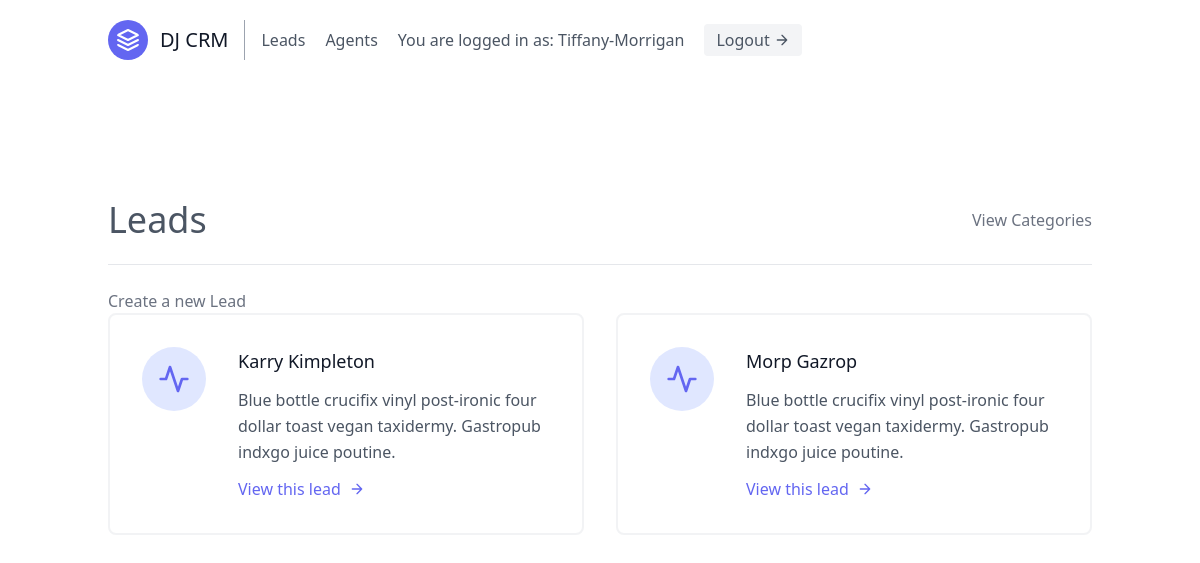
The app's page /leads/ (signed in), older data.
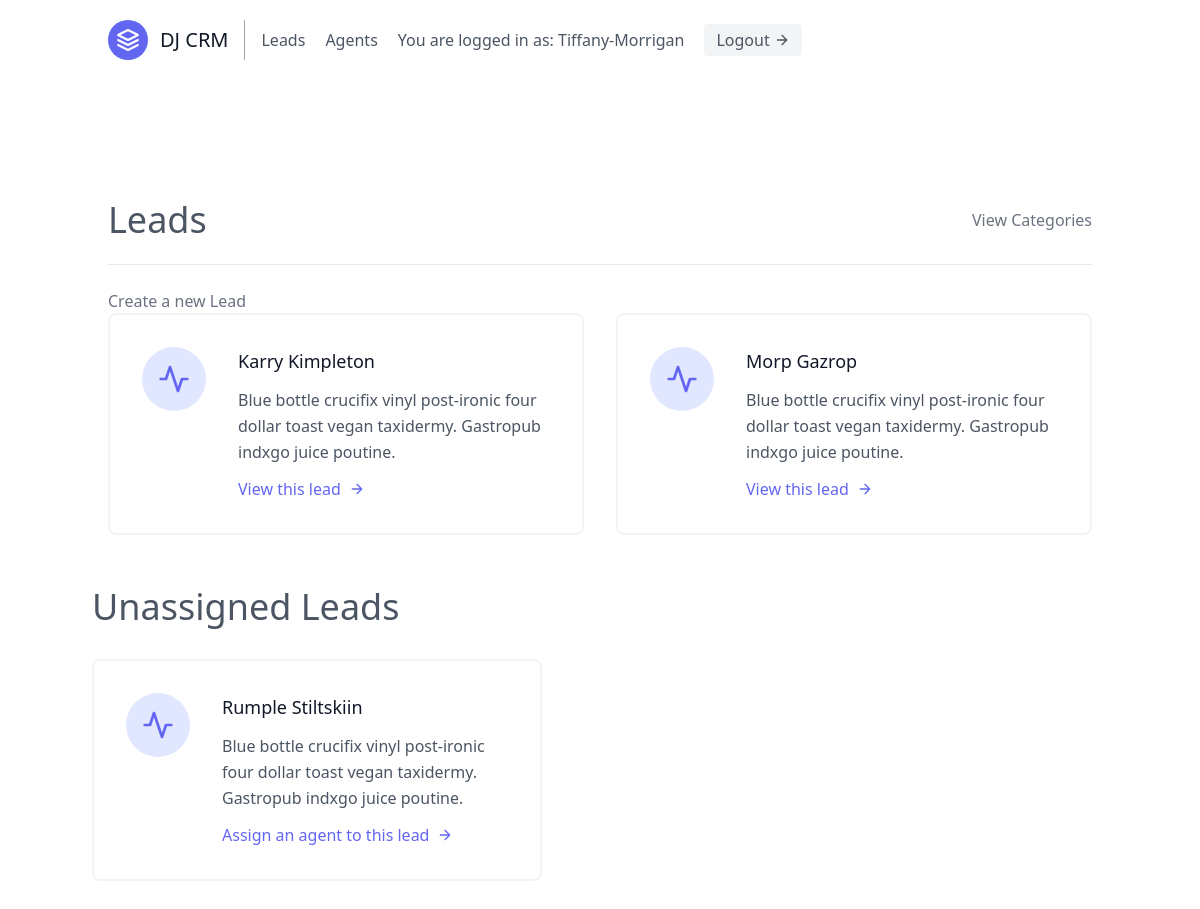
The same page, newer data.
### leads/models.py (models this page shows, shortened)
class User(AbstractUser):
    is_organiser = models.BooleanField(default=True)
    is_agent = models.BooleanField(default=False)

class Lead(models.Model):
    first_name = models.CharField(max_length=20)
    last_name = models.CharField(max_length=20)
    age = models.IntegerField(default=0)
    organisation = models.ForeignKey(UserProfile, on_delete=models.CASCADE)
    agent = models.ForeignKey("Agent", null=True, blank=True, on_delete=models.SET_NULL) #CASCADE
    category = models.ForeignKey("Category", related_name="leads", null=True, blank=True, on_delete=models.SET_NULL)

### leads/views.py (the view)
# urls.py: path('', LeadListView.as_view(), name='lead-list'),
class LeadListView(OrganisorAndLoginRequiedMixin, generic.ListView):
    template_name = "leads/lead_list.html"
    context_object_name = "leads"
    def get_queryset(self):
        user = self.request.user
        if user.is_organiser:
            queryset = Lead.objects.filter(
                organisation=user.userprofile,
                agent__isnull=False
            )
        else:
            queryset = Lead.objects.filter(
                organisation=user.agent.organisation,
                agent__isnull=False
            )
            queryset = queryset.filter(agent__user=user)
        return queryset
    def get_context_data(self, **kwargs):
        context = super(LeadListView, self).get_context_data(**kwargs)
        user = self.request.user
        if user.is_organiser:
            queryset = Lead.objects.filter(
                organisation=user.userprofile,
                agent__isnull=True
            )
            context.update({
                "unassigned_leads": queryset
            })
        return context

### agents/mixins.py (called while the page is built)
    def dispatch(self, request, *args, **kwargs):
        if not request.user.is_authenticated or not request.user.is_organiser:
            return redirect("leads:lead-list")
        return super().dispatch(request, *args, **kwargs)

### leads/templates/leads/lead_list.html
{% extends "base.html" %}
{% block content%}
<section class="text-gray-600 body-font">
  <div class="container px-5 py-24 mx-auto flex flex-wrap">
    <div class="w-full mb-6 py-6 flex justify-between items-center border-b border-gray-200">
        <h1 class="text-4xl gray-800">Leads</h1>
        <a class="text-gray-500 hover:text-blue-500" href="{% url 'leads:category-list' %}">View Categories</a>
    </div>
        <a class="text-gray-500 hover:text-blue-500" href="{% url 'leads:lead-create' %}">Create a new Lead</a>
    <div class="flex flex-wrap -m-4">
    {% for lead in leads %}
      <div class="p-4 lg:w-1/2 md:w-full">
        <div class="flex border-2 rounded-lg border-gray-200 border-opacity-50 p-8 sm:flex-row flex-col">
          <div class="w-16 h-16 sm:mr-8 sm:mb-0 mb-4 inline-flex items-center justify-center rounded-full bg-indigo-100 text-indigo-500 flex-shrink-0">
            <svg fill="none" stroke="currentColor" stroke-linecap="round" stroke-linejoin="round" stroke-width="2" class="w-8 h-8" viewBox="0 0 24 24">
              <path d="M22 12h-4l-3 9L9 3l-3 9H2"></path>
            </svg>
          </div>
          <div class="flex-grow">
            <h2 class="text-gray-900 text-lg title-font font-medium mb-3">
                {{ lead.first_name}} {{ lead.last_name }}
            </h2>
            <p class="leading-relaxed text-base">
                Blue bottle crucifix vinyl post-ironic four dollar toast vegan taxidermy. Gastropub indxgo juice poutine.
            </p>
            <a href="{% url 'leads:lead-detail' lead.pk %}" class="mt-3 text-indigo-500 inline-flex items-center">
                View this lead
              <svg fill="none" stroke="currentColor" stroke-linecap="round" stroke-linejoin="round" stroke-width="2" class="w-4 h-4 ml-2" viewBox="0 0 24 24">
                <path d="M5 12h14M12 5l7 7-7 7"></path>
              </svg>
            </a>
          </div>
        </div>
      </div>
    {% endfor %}
    {% if unassigned_leads.exists %}
      <div class="mt-5 lex flex-wrap -m-4">
        <div class ="p-4 w-full">
          <h1 class="text-4xl gray-800">Unassigned Leads</h1>
        </div>
      {% for lead in unassigned_leads %}
        <div class="p-4 lg:w-1/2 md:w-full">
          <div class="flex border-2 rounded-lg border-gray-200 border-opacity-50 p-8 sm:flex-row flex-col">
            <div class="w-16 h-16 sm:mr-8 sm:mb-0 mb-4 inline-flex items-center justify-center rounded-full bg-indigo-100 text-indigo-500 flex-shrink-0">
              <svg fill="none" stroke="currentColor" stroke-linecap="round" stroke-linejoin="round" stroke-width="2" class="w-8 h-8" viewBox="0 0 24 24">
                <path d="M22 12h-4l-3 9L9 3l-3 9H2"></path>
              </svg>
            </div>
            <div class="flex-grow">
              <h2 class="text-gray-900 text-lg title-font font-medium mb-3">
                  {{ lead.first_name}} {{ lead.last_name }}
              </h2>
              <p class="leading-relaxed text-base">
                  Blue bottle crucifix vinyl post-ironic four dollar toast vegan taxidermy. Gastropub indxgo juice poutine.
              </p>
              <a href="{% url 'leads:assign-agent' lead.pk %}" class="mt-3 text-indigo-500 inline-flex items-center">
                  Assign an agent to this lead
                <svg fill="none" stroke="currentColor" stroke-linecap="round" stroke-linejoin="round" stroke-width="2" class="w-4 h-4 ml-2" viewBox="0 0 24 24">
                  <path d="M5 12h14M12 5l7 7-7 7"></path>
                </svg>
              </a>
            </div>
          </div>
        </div>
      {% endfor %}
    {% endif %}
    </div>
  </div>
</section>
{% endblock content%}

### templates/base.html (shortened to what this page needs)
{% load static %}
<!DOCTYPE html>
<html lang="en">
<head>
    <link href="{% static 'css/styles.css' %}" rel="stylesheet" />
    <link href="https://unpkg.com/tailwindcss@^2/dist/tailwind.min.css" rel="stylesheet">
</head>
<body>
    <div class="max-w-4-xl mx-auto">
    {% include "navbar.html" %}
    {% block content %}
    {% endblock content %}
    </div>
</body>
</html>

### templates/navbar.html (shortened to what this page needs)
<header class="text-gray-600 body-font">
  <div class="container mx-auto flex flex-wrap p-5 flex-col md:flex-row items-center">
    <a class="flex title-font font-medium items-center text-gray-900 mb-4 md:mb-0">
      <svg xmlns="http://www.w3.org/2000/svg" fill="none" stroke="currentColor" stroke-linecap="round" stroke-linejoin="round" stroke-width="2" class="w-10 h-10 text-white p-2 bg-indigo-500 rounded-full" viewBox="0 0 24 24">
        <path d="M12 2L2 7l10 5 10-5-10-5zM2 17l10 5 10-5M2 12l10 5 10-5"></path>
      </svg>
      <span class="ml-3 text-xl">DJ CRM</span>
    </a>
    <nav class="md:mr-auto md:ml-4 md:py-1 md:pl-4 md:border-l md:border-gray-400	flex flex-wrap items-center text-base justify-center">
        {% if not request.user.is_authenticated %}
          <a href="{% url 'signup' %}" class="mr-5 hover:text-gray-900">Signup</a>
        {% else %}
          {% if request.user.is_organiser %}
          <a href="{% url 'leads:lead-list' %}" class="mr-5 hover:text-gray-900">Leads</a>
          {% endif %}
          <a href="{% url 'agents:agent-list' %}" class="mr-5 hover:text-gray-900">Agents</a>
        {% endif %}
        {% if request.user.is_authenticated %}
          You are logged in as: {{ request.user.username }}
        <a href="{% url 'logout' %}" class="ml-5 inline-flex items-center bg-gray-100 border-0 py-1 px-3 focus:outline-none hover:bg-gray-200 rounded text-base mt-4 md:mt-0">
        Logout
            <svg fill="none" stroke="currentColor" stroke-linecap="round" stroke-linejoin="round" stroke-width="2" class="w-4 h-4 ml-1" viewBox="0 0 24 24">
            <path d="M5 12h14M12 5l7 7-7 7"></path>
            </svg>
    </a>
        {% endif %}
  </div>
</header>

### templates/scripts.html (shortened to what this page needs)
{% load static %}

Row changes from the older to the newer data that the page shows:
added Lead: first_name "Rumple", last_name "Stiltskiin", shown under "Unassigned Leads"
Text that changed along with them:
text now shown: "Unassigned Leads"
